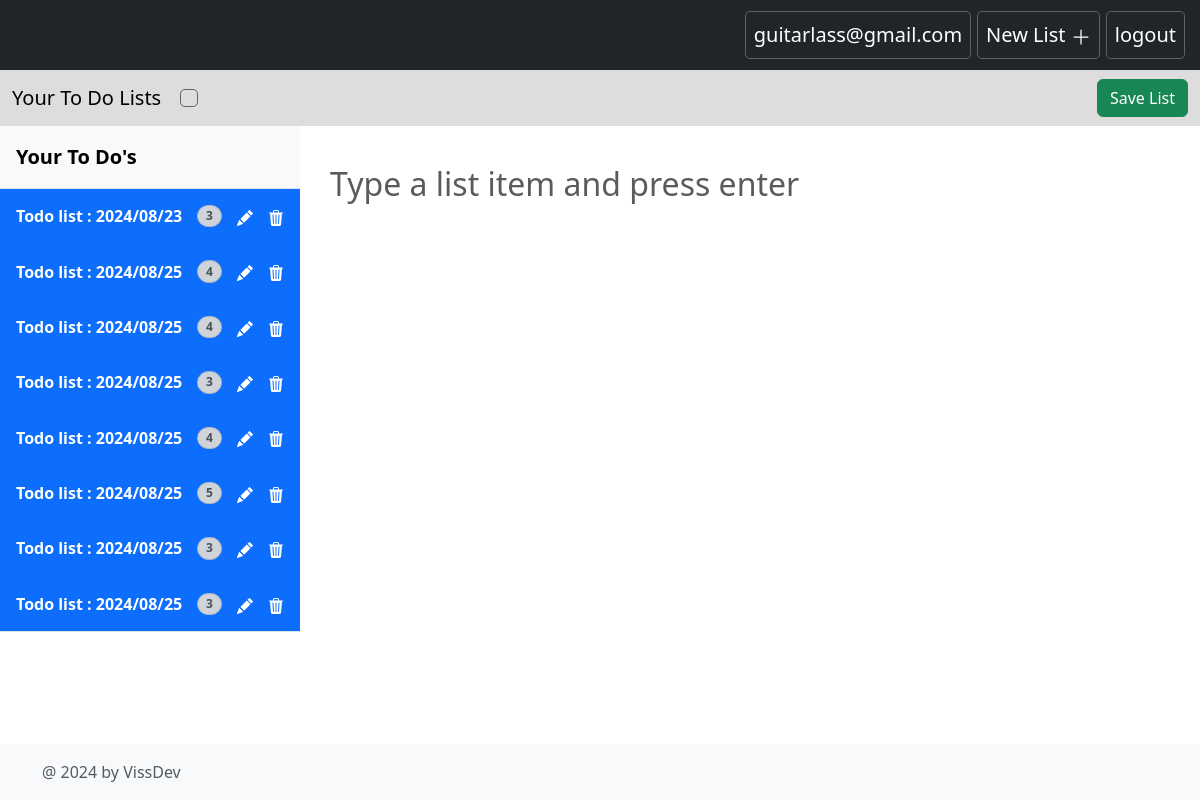
/profile (signed in), run on an earlier commit of the app's database.
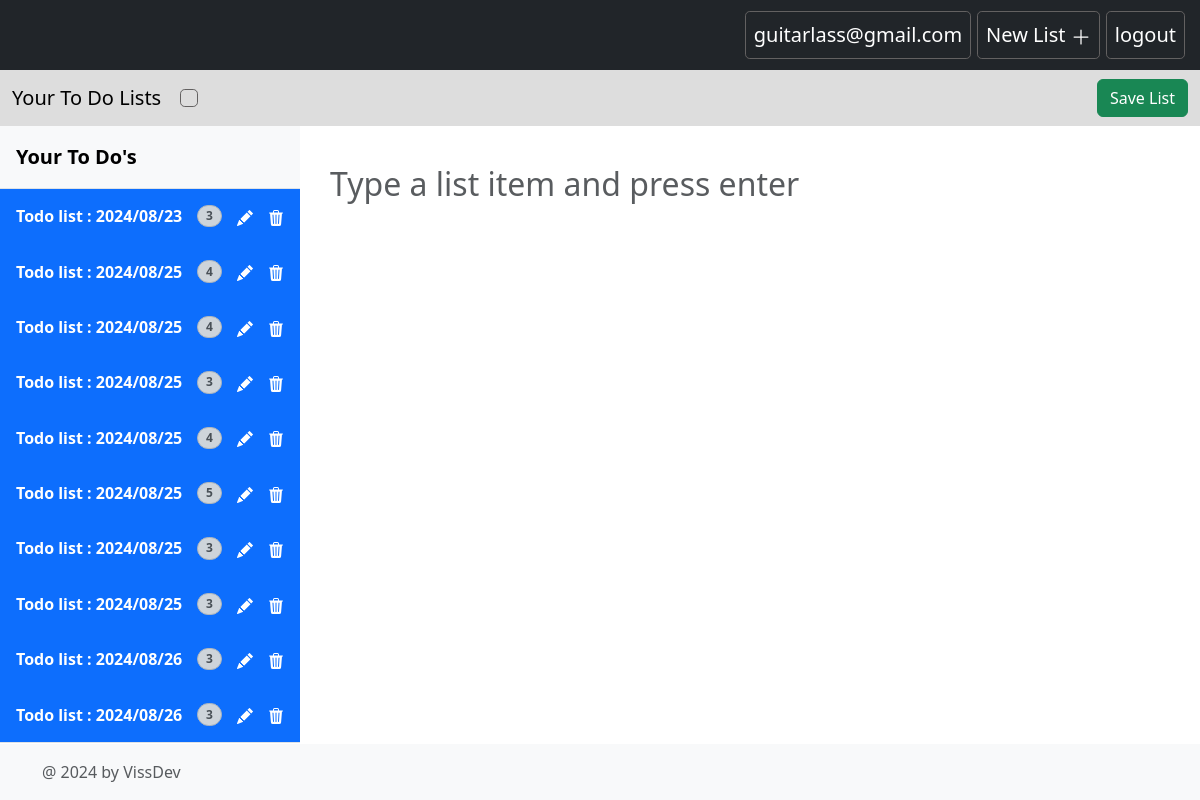
And on a later commit of the database.
### main.py (models this page shows)
class ToDo(db.Model):
    __tablename__ = "tbl_todo"
    id: Mapped[int] = mapped_column(Integer, primary_key=True, autoincrement=True)
    name: Mapped[str] = mapped_column(String(250), nullable=False)
    user_id: Mapped[int] = mapped_column(Integer, ForeignKey("tbl_user.id"))
    user = relationship("User", backref="tbl_user")

### main.py (the view)
@app.route('/profile')
@login_required
def profile():
    todos = db.session.query(ToDo.name, ToDo.id, func.count(ListItem.id).label('item_num')).outerjoin(ListItem,
            ToDo.id == ListItem.todo_id).filter(
            ToDo.user_id == current_user.id).group_by(ToDo.id).all()
    return render_template('profile.html', todos=todos)

### main.py (called while the page is built)
@login_manager.user_loader
def user_loader(user_id):
    return db.get_or_404(User, user_id)

### templates/profile.html (shortened to what this page needs)
{% extends 'base.html' %}
{% block content %}
    <nav class="navbar navbar-expand-md navbar-dark fixed-top bg-dark">
      <div class="container-fluid">
        <div class="collapse navbar-collapse" id="navbarCollapse">
          <ul class="navbar-nav ms-auto mb-2 mb-md-0">
            <li class="nav-item">
              <a class="nav-link active fs-5" aria-current="page" href="#">guitarlass@gmail.com</a>
            </li>
            <li class="nav-item">
              <a class="nav-link active fs-5" aria-current="page" href="#">
                New List
                <svg xmlns="http://www.w3.org/2000/svg" width="20" height="20" fill="currentColor" class="bi bi-plus-lg" viewBox="0 0 16 16">
                  <path fill-rule="evenodd" d="M8 2a.5.5 0 0 1 .5.5v5h5a.5.5 0 0 1 0 1h-5v5a.5.5 0 0 1-1 0v-5h-5a.5.5 0 0 1 0-1h5v-5A.5.5 0 0 1 8 2"/>
                </svg>
              </a>
            </li>
            <li class="nav-item">
              <a class="nav-link active fs-5" aria-current="page" href="{{ url_for('logout')}}">logout</a>
            </li>
          </ul>
        </div>
      </div>
    </nav>
    <nav class="navbar navbar-expand-md nav2">
      <div class="container-fluid">
        <a class="navbar-brand" href="#">Your To Do Lists</a>
        <div class="collapse navbar-collapse" id="navbarCollapse1">
          <ul class="navbar-nav me-auto mb-2 mb-md-0">
            <li class="nav-item">
              <a class="nav-link active fs-5" aria-current="page" href="#" id="list-name"></a>
            </li>
          </ul>
            <button class="btn btn-success" type="submit" id="saveList">Save List</button>
        </div>
      </div>
    </nav>
    <main class="d-flex">
      <div class="col-md-3" id="lists-menu">
        <div class="d-flex flex-column bg-body-tertiary ">
          <a href="/" class="d-flex align-items-center flex-shrink-0 p-3 link-body-emphasis text-decoration-none border-bottom">
            <span class="fs-5 fw-semibold">Your To Do's</span>
          </a>
          <div class="list-group list-group-flush border-bottom scrollarea">
            {% for todo in todos %}
            <div class="list-group-item list-group-item-action active py-3 lh-sm" aria-current="true">
              <div class="d-flex w-100 align-items-center justify-content-between">
                <a href="{{ url_for('view_list', todo_id = todo.id) }}" class="item-name"><strong class="mb-1">{{ todo.name }}</strong></a>
                <span class="badge bg-dark-subtle border border-dark-subtle text-dark-emphasis rounded-pill" style="color: rgb(54, 53, 53);">{{ todo.item_num }}</span>
                <a href="{{ url_for('edit_list', todo_id = todo.id) }}" class="item-name">
                </a>
                <a href="{{ url_for('del_list', todo_id = todo.id) }}" class="item-name">
                </a>
              </div>
            </div>
            {% endfor %}
          </div>
        </div>
      </div>
      <div class="col-md-9" id="content-1">
        <div class="container mt-4 ms-2" id="content" style="margin-top: 1rem;">
          <input class="text-color-grey form-control mb-3" type="text" id="enter-list-item" placeholder="Type a list item and press enter" />
        </div>
      </div>
    </main>
     {% endblock %}

### templates/base.html (shortened to what this page needs)
<!DOCTYPE html>
<html lang="en">
  <head>
    {% block styles %}
      {{ bootstrap.load_css() }}
      <link rel="stylesheet" type="text/css" href="{{  url_for('static', filename='css/styles.css')  }}" />
    {% endblock %}
  </head>
  <body>
    {% block content %}{% endblock %}
    {% include 'footer.html' %}
  </body>
</html>

### templates/footer.html (shortened to what this page needs)
<footer class="footer mt-auto py-3 bg-light">
    <div class="container">
      <span class="text-muted">@ 2024 by VissDev</span>
    </div>
  </footer>

### static/css/styles.css (style rules this page uses)
#content { margin-top:100px }
html, body { height: 100%; margin: 0; padding: 0; }
body { display: flex; flex-direction: column; justify-content: space-between; }
.text-color-grey { color: grey; }
#enter-list-item { padding: 10px; font-size: 2rem; width: 100%; border: 0px solid; }
.nav-item { border: 1px solid rgb(99, 97, 97); border-radius: .3rem; margin :3px; }
.nav2 { margin-top: 70px; background-color: #DDDDDD; }
#lists-menu { max-width: 300px; }
.item-name { color: white; text-decoration: none; }

What changed in the data, as far as the page shows it:
added ToDo: name "Todo list : 2024/08/26", item_num "3"
added ToDo: name "Todo list : 2024/08/26", item_num "3"
